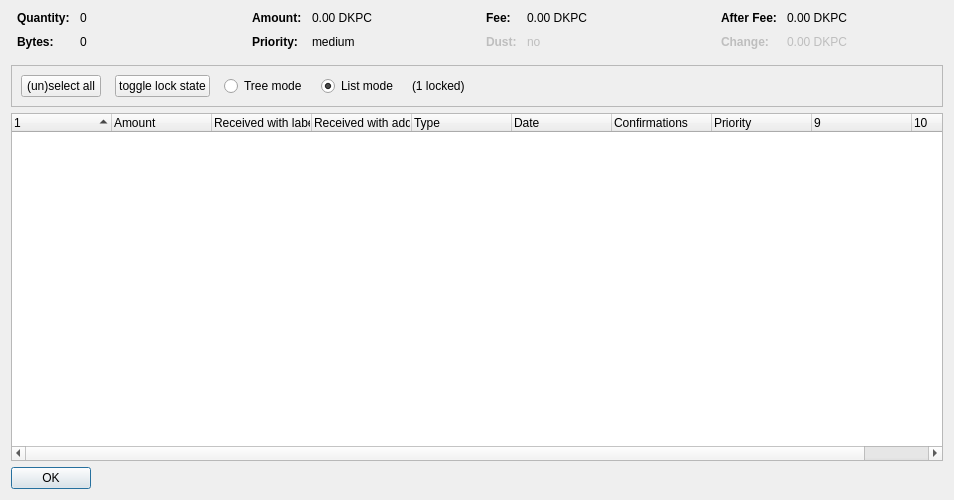
<?xml version="1.0" encoding="UTF-8"?>
<ui version="4.0">
 <class>CoinControlDialog</class>
 <widget class="QDialog" name="CoinControlDialog">
  <property name="geometry">
   <rect>
    <x>0</x>
    <y>0</y>
    <width>954</width>
    <height>500</height>
   </rect>
  </property>
  <property name="windowTitle">
   <string>Coin Selection</string>
  </property>
  <layout class="QVBoxLayout" name="verticalLayout">
   <item>
    <layout class="QHBoxLayout" name="horizontalLayoutTop" stretch="0,0,0,0">
     <property name="topMargin">
      <number>0</number>
     </property>
     <property name="bottomMargin">
      <number>10</number>
     </property>
     <item>
      <layout class="QFormLayout" name="formLayoutCoinControl1">
       <property name="horizontalSpacing">
        <number>10</number>
       </property>
       <property name="verticalSpacing">
        <number>10</number>
       </property>
       <property name="leftMargin">
        <number>6</number>
       </property>
       <property name="rightMargin">
        <number>6</number>
       </property>
       <item row="0" column="0">
        <widget class="QLabel" name="labelCoinControlQuantityText">
         <property name="font">
          <font>
           <weight>75</weight>
           <bold>true</bold>
          </font>
         </property>
         <property name="text">
          <string>Quantity:</string>
         </property>
        </widget>
       </item>
       <item row="0" column="1">
        <widget class="QLabel" name="labelCoinControlQuantity">
         <property name="cursor">
          <cursorShape>IBeamCursor</cursorShape>
         </property>
         <property name="contextMenuPolicy">
          <enum>Qt::ActionsContextMenu</enum>
         </property>
         <property name="text">
          <string notr="true">0</string>
         </property>
         <property name="textInteractionFlags">
          <set>Qt::LinksAccessibleByMouse|Qt::TextSelectableByKeyboard|Qt::TextSelectableByMouse</set>
         </property>
        </widget>
       </item>
       <item row="1" column="0">
        <widget class="QLabel" name="labelCoinControlBytesText">
         <property name="font">
          <font>
           <weight>75</weight>
           <bold>true</bold>
          </font>
         </property>
         <property name="text">
          <string>Bytes:</string>
         </property>
        </widget>
       </item>
       <item row="1" column="1">
        <widget class="QLabel" name="labelCoinControlBytes">
         <property name="cursor">
          <cursorShape>IBeamCursor</cursorShape>
         </property>
         <property name="contextMenuPolicy">
          <enum>Qt::ActionsContextMenu</enum>
         </property>
         <property name="text">
          <string notr="true">0</string>
         </property>
         <property name="textInteractionFlags">
          <set>Qt::LinksAccessibleByMouse|Qt::TextSelectableByKeyboard|Qt::TextSelectableByMouse</set>
         </property>
        </widget>
       </item>
      </layout>
     </item>
     <item>
      <layout class="QFormLayout" name="formLayoutCoinControl2">
       <property name="horizontalSpacing">
        <number>10</number>
       </property>
       <property name="verticalSpacing">
        <number>10</number>
       </property>
       <property name="leftMargin">
        <number>6</number>
       </property>
       <property name="rightMargin">
        <number>6</number>
       </property>
       <item row="0" column="0">
        <widget class="QLabel" name="labelCoinControlAmountText">
         <property name="font">
          <font>
           <weight>75</weight>
           <bold>true</bold>
          </font>
         </property>
         <property name="text">
          <string>Amount:</string>
         </property>
        </widget>
       </item>
       <item row="0" column="1">
        <widget class="QLabel" name="labelCoinControlAmount">
         <property name="cursor">
          <cursorShape>IBeamCursor</cursorShape>
         </property>
         <property name="contextMenuPolicy">
          <enum>Qt::ActionsContextMenu</enum>
         </property>
         <property name="text">
          <string notr="true">0.00 DKPC</string>
         </property>
         <property name="textInteractionFlags">
          <set>Qt::LinksAccessibleByMouse|Qt::TextSelectableByKeyboard|Qt::TextSelectableByMouse</set>
         </property>
        </widget>
       </item>
       <item row="1" column="0">
        <widget class="QLabel" name="labelCoinControlPriorityText">
         <property name="font">
          <font>
           <weight>75</weight>
           <bold>true</bold>
          </font>
         </property>
         <property name="text">
          <string>Priority:</string>
         </property>
        </widget>
       </item>
       <item row="1" column="1">
        <widget class="QLabel" name="labelCoinControlPriority">
         <property name="cursor">
          <cursorShape>IBeamCursor</cursorShape>
         </property>
         <property name="contextMenuPolicy">
          <enum>Qt::ActionsContextMenu</enum>
         </property>
         <property name="text">
          <string>medium</string>
         </property>
         <property name="textInteractionFlags">
          <set>Qt::LinksAccessibleByMouse|Qt::TextSelectableByKeyboard|Qt::TextSelectableByMouse</set>
         </property>
        </widget>
       </item>
      </layout>
     </item>
     <item>
      <layout class="QFormLayout" name="formLayoutCoinControl3">
       <property name="horizontalSpacing">
        <number>10</number>
       </property>
       <property name="verticalSpacing">
        <number>10</number>
       </property>
       <property name="leftMargin">
        <number>6</number>
       </property>
       <property name="rightMargin">
        <number>6</number>
       </property>
       <item row="0" column="0">
        <widget class="QLabel" name="labelCoinControlFeeText">
         <property name="font">
          <font>
           <weight>75</weight>
           <bold>true</bold>
          </font>
         </property>
         <property name="text">
          <string>Fee:</string>
         </property>
        </widget>
       </item>
       <item row="0" column="1">
        <widget class="QLabel" name="labelCoinControlFee">
         <property name="cursor">
          <cursorShape>IBeamCursor</cursorShape>
         </property>
         <property name="contextMenuPolicy">
          <enum>Qt::ActionsContextMenu</enum>
         </property>
         <property name="text">
          <string notr="true">0.00 DKPC</string>
         </property>
         <property name="textInteractionFlags">
          <set>Qt::LinksAccessibleByMouse|Qt::TextSelectableByKeyboard|Qt::TextSelectableByMouse</set>
         </property>
        </widget>
       </item>
       <item row="1" column="0">
        <widget class="QLabel" name="labelCoinControlLowOutputText">
         <property name="enabled">
          <bool>false</bool>
         </property>
         <property name="font">
          <font>
           <weight>75</weight>
           <bold>true</bold>
          </font>
         </property>
         <property name="text">
          <string>Dust:</string>
         </property>
        </widget>
       </item>
       <item row="1" column="1">
        <widget class="QLabel" name="labelCoinControlLowOutput">
         <property name="enabled">
          <bool>false</bool>
         </property>
         <property name="cursor">
          <cursorShape>IBeamCursor</cursorShape>
         </property>
         <property name="contextMenuPolicy">
          <enum>Qt::ActionsContextMenu</enum>
         </property>
         <property name="text">
          <string>no</string>
         </property>
         <property name="textInteractionFlags">
          <set>Qt::LinksAccessibleByMouse|Qt::TextSelectableByKeyboard|Qt::TextSelectableByMouse</set>
         </property>
        </widget>
       </item>
      </layout>
     </item>
     <item>
      <layout class="QFormLayout" name="formLayoutCoinControl4">
       <property name="horizontalSpacing">
        <number>10</number>
       </property>
       <property name="verticalSpacing">
        <number>10</number>
       </property>
       <property name="leftMargin">
        <number>6</number>
       </property>
       <property name="rightMargin">
        <number>6</number>
       </property>
       <item row="0" column="0">
        <widget class="QLabel" name="labelCoinControlAfterFeeText">
         <property name="font">
          <font>
           <weight>75</weight>
           <bold>true</bold>
          </font>
         </property>
         <property name="text">
          <string>After Fee:</string>
         </property>
        </widget>
       </item>
       <item row="0" column="1">
        <widget class="QLabel" name="labelCoinControlAfterFee">
         <property name="cursor">
          <cursorShape>IBeamCursor</cursorShape>
         </property>
         <property name="contextMenuPolicy">
          <enum>Qt::ActionsContextMenu</enum>
         </property>
         <property name="text">
          <string notr="true">0.00 DKPC</string>
         </property>
         <property name="textInteractionFlags">
          <set>Qt::LinksAccessibleByMouse|Qt::TextSelectableByKeyboard|Qt::TextSelectableByMouse</set>
         </property>
        </widget>
       </item>
       <item row="1" column="0">
        <widget class="QLabel" name="labelCoinControlChangeText">
         <property name="enabled">
          <bool>false</bool>
         </property>
         <property name="font">
          <font>
           <weight>75</weight>
           <bold>true</bold>
          </font>
         </property>
         <property name="text">
          <string>Change:</string>
         </property>
        </widget>
       </item>
       <item row="1" column="1">
        <widget class="QLabel" name="labelCoinControlChange">
         <property name="enabled">
          <bool>false</bool>
         </property>
         <property name="cursor">
          <cursorShape>IBeamCursor</cursorShape>
         </property>
         <property name="contextMenuPolicy">
          <enum>Qt::ActionsContextMenu</enum>
         </property>
         <property name="text">
          <string notr="true">0.00 DKPC</string>
         </property>
         <property name="textInteractionFlags">
          <set>Qt::LinksAccessibleByMouse|Qt::TextSelectableByKeyboard|Qt::TextSelectableByMouse</set>
         </property>
        </widget>
       </item>
      </layout>
     </item>
    </layout>
   </item>
   <item>
    <widget class="QFrame" name="frame">
     <property name="minimumSize">
      <size>
       <width>0</width>
       <height>40</height>
      </size>
     </property>
     <property name="frameShape">
      <enum>QFrame::StyledPanel</enum>
     </property>
     <property name="frameShadow">
      <enum>QFrame::Sunken</enum>
     </property>
     <layout class="QHBoxLayout" name="horizontalLayout">
      <item>
       <layout class="QHBoxLayout" name="horizontalLayoutPanel" stretch="0,0,0,0,0,0">
        <property name="spacing">
         <number>14</number>
        </property>
        <item>
         <widget class="QPushButton" name="pushButtonSelectAll">
          <property name="sizePolicy">
           <sizepolicy hsizetype="Maximum" vsizetype="Fixed">
            <horstretch>0</horstretch>
            <verstretch>0</verstretch>
           </sizepolicy>
          </property>
          <property name="text">
           <string>(un)select all</string>
          </property>
          <property name="autoDefault">
           <bool>false</bool>
          </property>
         </widget>
        </item>
        <item>
         <widget class="QPushButton" name="pushButtonToggleLock">
          <property name="sizePolicy">
           <sizepolicy hsizetype="Maximum" vsizetype="Fixed">
            <horstretch>0</horstretch>
            <verstretch>0</verstretch>
           </sizepolicy>
          </property>
          <property name="text">
           <string>toggle lock state</string>
          </property>
          <property name="autoDefault">
           <bool>false</bool>
          </property>
         </widget>
        </item>
        <item>
         <widget class="QRadioButton" name="radioTreeMode">
          <property name="sizePolicy">
           <sizepolicy hsizetype="Maximum" vsizetype="Fixed">
            <horstretch>0</horstretch>
            <verstretch>0</verstretch>
           </sizepolicy>
          </property>
          <property name="text">
           <string>Tree mode</string>
          </property>
         </widget>
        </item>
        <item>
         <widget class="QRadioButton" name="radioListMode">
          <property name="sizePolicy">
           <sizepolicy hsizetype="Maximum" vsizetype="Fixed">
            <horstretch>0</horstretch>
            <verstretch>0</verstretch>
           </sizepolicy>
          </property>
          <property name="text">
           <string>List mode</string>
          </property>
          <property name="checked">
           <bool>true</bool>
          </property>
         </widget>
        </item>
        <item>
         <widget class="QLabel" name="labelLocked">
          <property name="text">
           <string>(1 locked)</string>
          </property>
         </widget>
        </item>
        <item>
         <spacer name="horizontalSpacer">
          <property name="orientation">
           <enum>Qt::Horizontal</enum>
          </property>
          <property name="sizeHint" stdset="0">
           <size>
            <width>40</width>
            <height>20</height>
           </size>
          </property>
         </spacer>
        </item>
       </layout>
      </item>
     </layout>
    </widget>
   </item>
   <item>
    <widget class="CoinControlTreeWidget" name="treeWidget">
     <property name="contextMenuPolicy">
      <enum>Qt::CustomContextMenu</enum>
     </property>
     <property name="sortingEnabled">
      <bool>false</bool>
     </property>
     <property name="columnCount">
      <number>10</number>
     </property>
     <attribute name="headerShowSortIndicator" stdset="0">
      <bool>true</bool>
     </attribute>
     <attribute name="headerStretchLastSection">
      <bool>false</bool>
     </attribute>
     <column>
      <property name="text">
       <string/>
      </property>
     </column>
     <column>
      <property name="text">
       <string>Amount</string>
      </property>
     </column>
     <column>
      <property name="text">
       <string>Received with label</string>
      </property>
     </column>
     <column>
      <property name="text">
       <string>Received with address</string>
      </property>
     </column>
     <column>
      <property name="text">
       <string>Type</string>
      </property>
     </column>
     <column>
      <property name="text">
       <string>Date</string>
      </property>
     </column>
     <column>
      <property name="text">
       <string>Confirmations</string>
      </property>
      <property name="toolTip">
       <string>Confirmed</string>
      </property>
     </column>
     <column>
      <property name="text">
       <string>Priority</string>
      </property>
     </column>
     <column>
      <property name="text">
       <string/>
      </property>
     </column>
     <column>
      <property name="text">
       <string/>
      </property>
     </column>
    </widget>
   </item>
   <item>
    <widget class="QDialogButtonBox" name="buttonBox">
     <property name="sizePolicy">
      <sizepolicy hsizetype="Maximum" vsizetype="Fixed">
       <horstretch>0</horstretch>
       <verstretch>0</verstretch>
      </sizepolicy>
     </property>
     <property name="orientation">
      <enum>Qt::Horizontal</enum>
     </property>
     <property name="standardButtons">
      <set>QDialogButtonBox::Ok</set>
     </property>
    </widget>
   </item>
  </layout>
 </widget>
 <customwidgets>
  <customwidget>
   <class>CoinControlTreeWidget</class>
   <extends>QTreeWidget</extends>
   <header>coincontroltreewidget.h</header>
  </customwidget>
 </customwidgets>
 <resources/>
 <connections/>
</ui>
